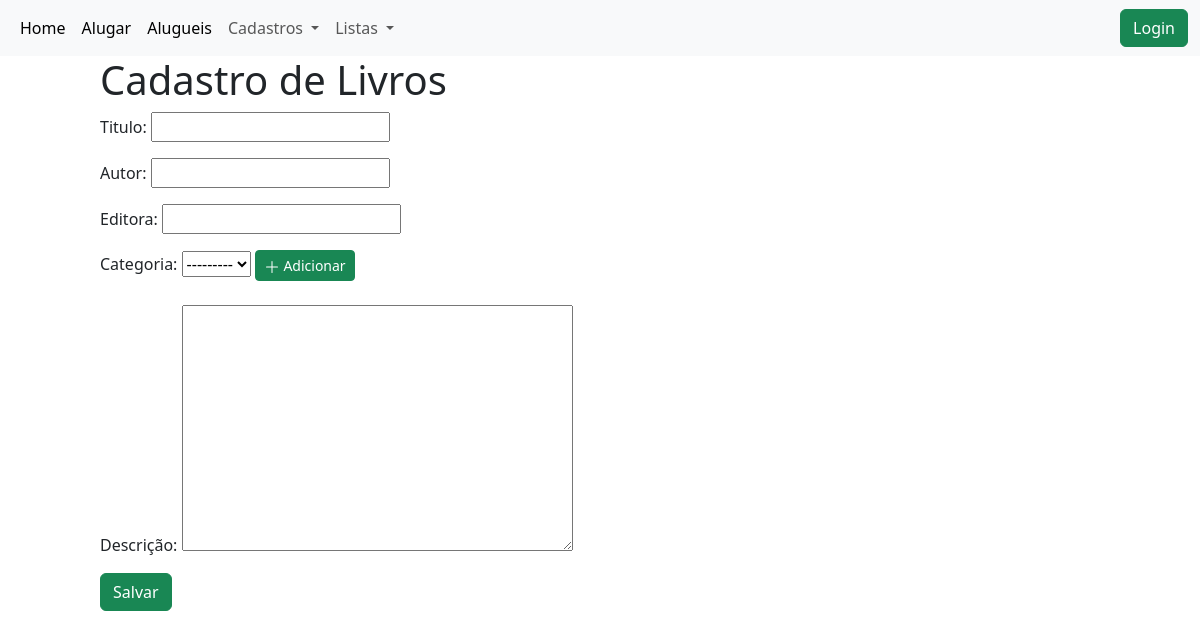
/create_books/, run on an earlier commit of the app's database.
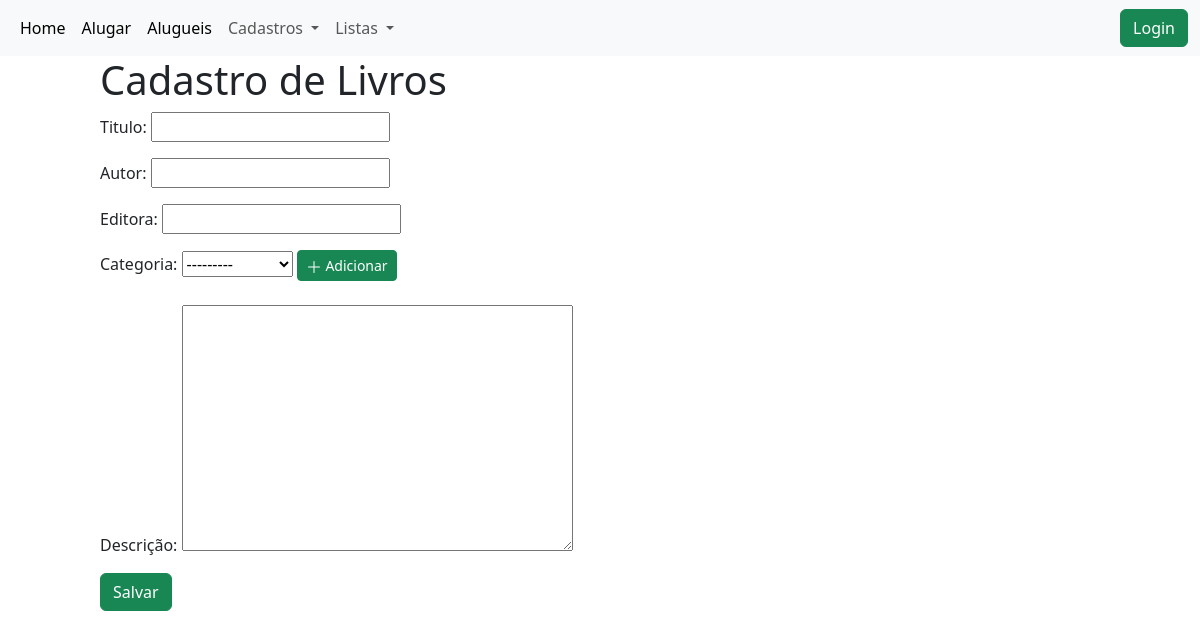
And on a later commit of the database.
### livros/models.py (models this page shows)
class Categorias(models.Model):
    categoria = models.CharField(max_length=50,
                                 null=False,
                                 blank=False)
    def __str__(self):
        return self.categoria

### livros/views.py (the view)
# urls.py: path('create_books/', views.create_books, name='create'),
def create_books(request):
    if request.method == 'POST':
        form = LivrosForm(request.POST)
        if form.is_valid():
            form.save()
            messages.success(request,'Livro cadastrado com sucesso!!')
            return redirect('/create_books/')
    else:
        form = LivrosForm
    return render(request, 'livros/create_book.html', {'form': form})

### livros/templates/livros/create_book.html (shortened to what this page needs)
{% extends 'base.html' %}
{% block content %}
<div class="offset-1 col-10 list-div">
    <h1>Cadastro de Livros</h1>
        <form method="POST" name="form1">
            <div><p>Titulo: {{form.titulo}}</p></div>
            <p>Autor: {{form.autor}}</p>
            <p>Editora: {{form.editora}}</p>
            <div class="mb-4">Categoria: {{form.categoria}} <button type="button" class="btn btn-success btn-sm"
                                                           data-toggle="modal" data-target="#modalExemplo">
                                                    <svg xmlns="http://www.w3.org/2000/svg" width="16" height="16"
                                                         fill="currentColor" class="bi bi-plus-lg" viewBox="0 0 16 16">
                                                        <path fill-rule="evenodd" d="M8 2a.5.5 0 0 1 .5.5v5h5a.5.5 0 0 1 0 1h-5v5a.5.5 0 0 1-1 0v-5h-5a.5.5 0 0 1 0-1h5v-5A.5.5 0 0 1 8 2Z"/>
                                                    </svg> Adicionar
                                                </button></div>
            <p>Descrição: {{form.descricao}}</p>
            <button class="btn btn-success" type="submit" id="liveAlertBtn">Salvar</button>
        </form>
</div>
{% endblock %}

What changed in the data, as far as the page shows it:
added Categorias: categoria "---------"
Also different on the page:
form field categoria: "---------" → (not shown)
